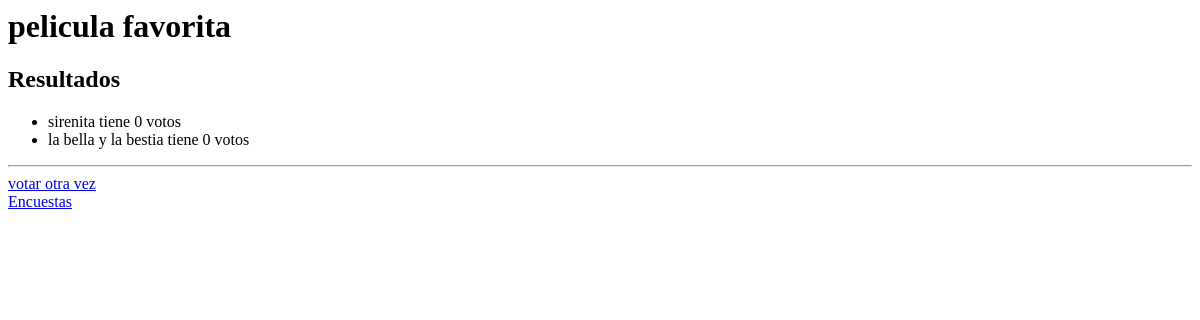
/polls/1/results/, run on an earlier commit of the app's database.
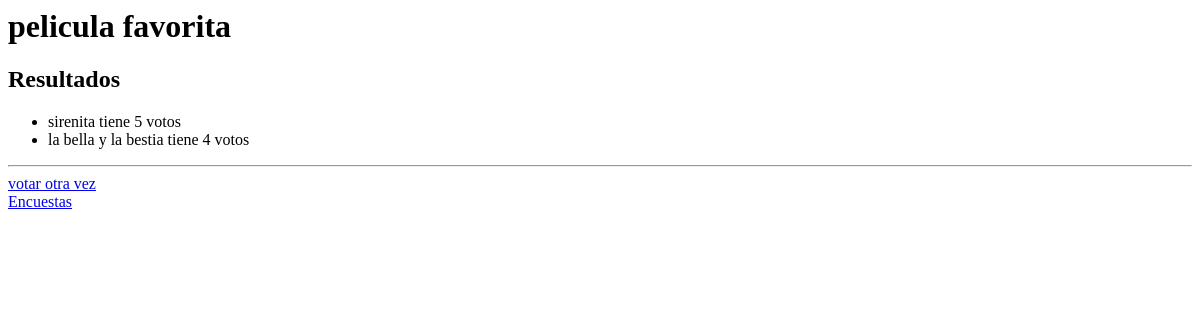
And on a later commit of the database.
### polls/models.py (models this page shows)
class Question(models.Model):
    question_text = models.CharField(max_length=200)
    pub_date = models.DateTimeField("date published")

class Choice(models.Model):
    question = models.ForeignKey(Question, on_delete=models.CASCADE)
    choice_text = models.CharField(max_length=200)
    votes = models.IntegerField(default=0)

### polls/views.py (the view)
# urls.py: path("<int:pk>/results/", views.ResultsView.as_view(), name="results"),
class ResultsView(DetailView):
    model = Question
    template_name= 'polls/results.html'

### polls/templates/polls/results.html (shortened to what this page needs)
<h1>{{question.question_text}}</h1>
<h2>Resultados</h2>
<ul>
    {% for choice in question.choice_set.all %}
    <li>{{ choice.choice_text }} tiene {{ choice.votes }} voto{{ choice.votes | pluralize }}</li>
    {% endfor %}
</ul>
<hr>
<a href="{% url 'polls:detail' question.id %}">votar otra vez</a>
<a href="{% url 'polls:index' %}">Encuestas</a>

What changed in the data, as far as the page shows it:
changed Choice "sirenita": votes "0" → "5"
changed Choice "la bella y la bestia": votes "0" → "4"
